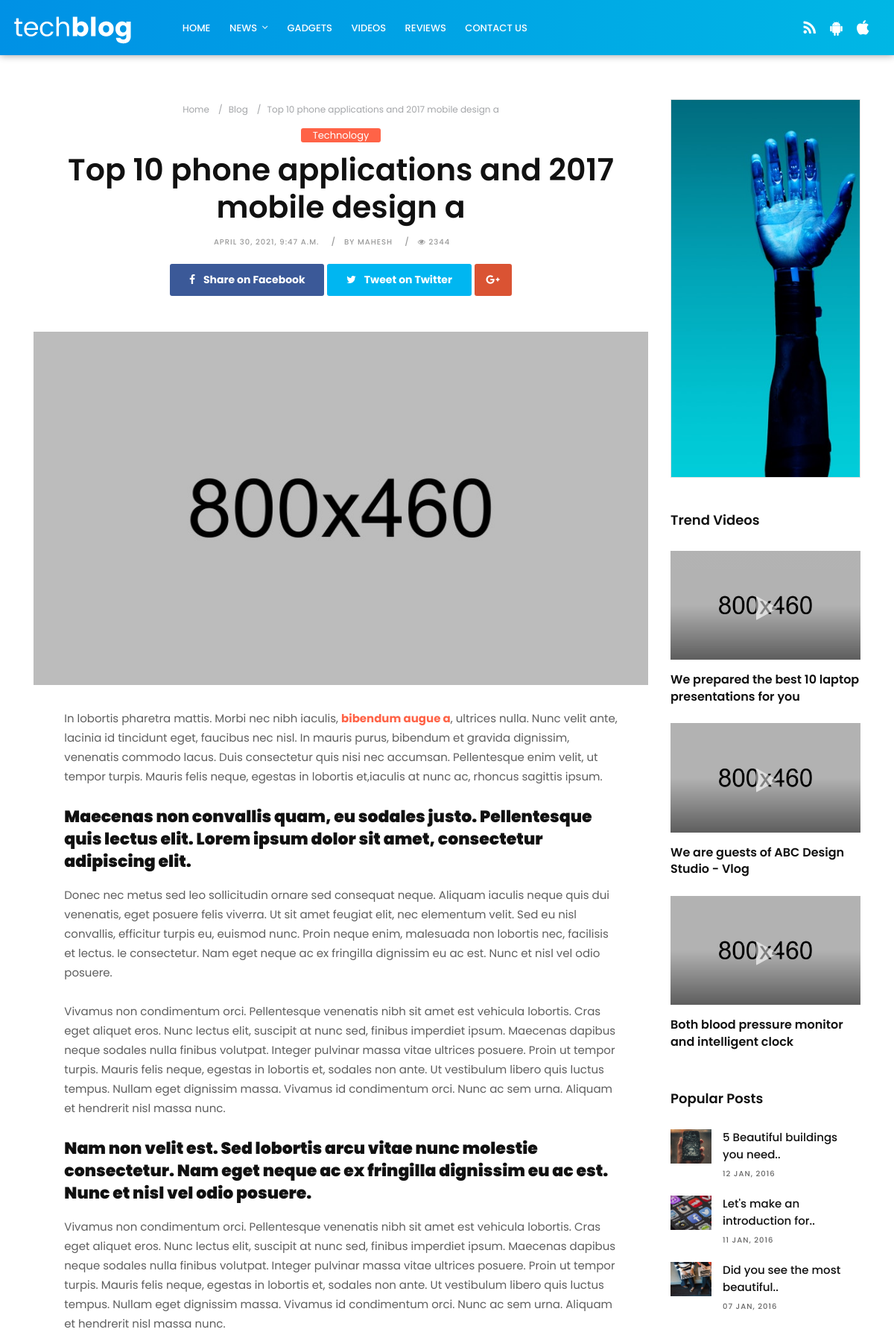
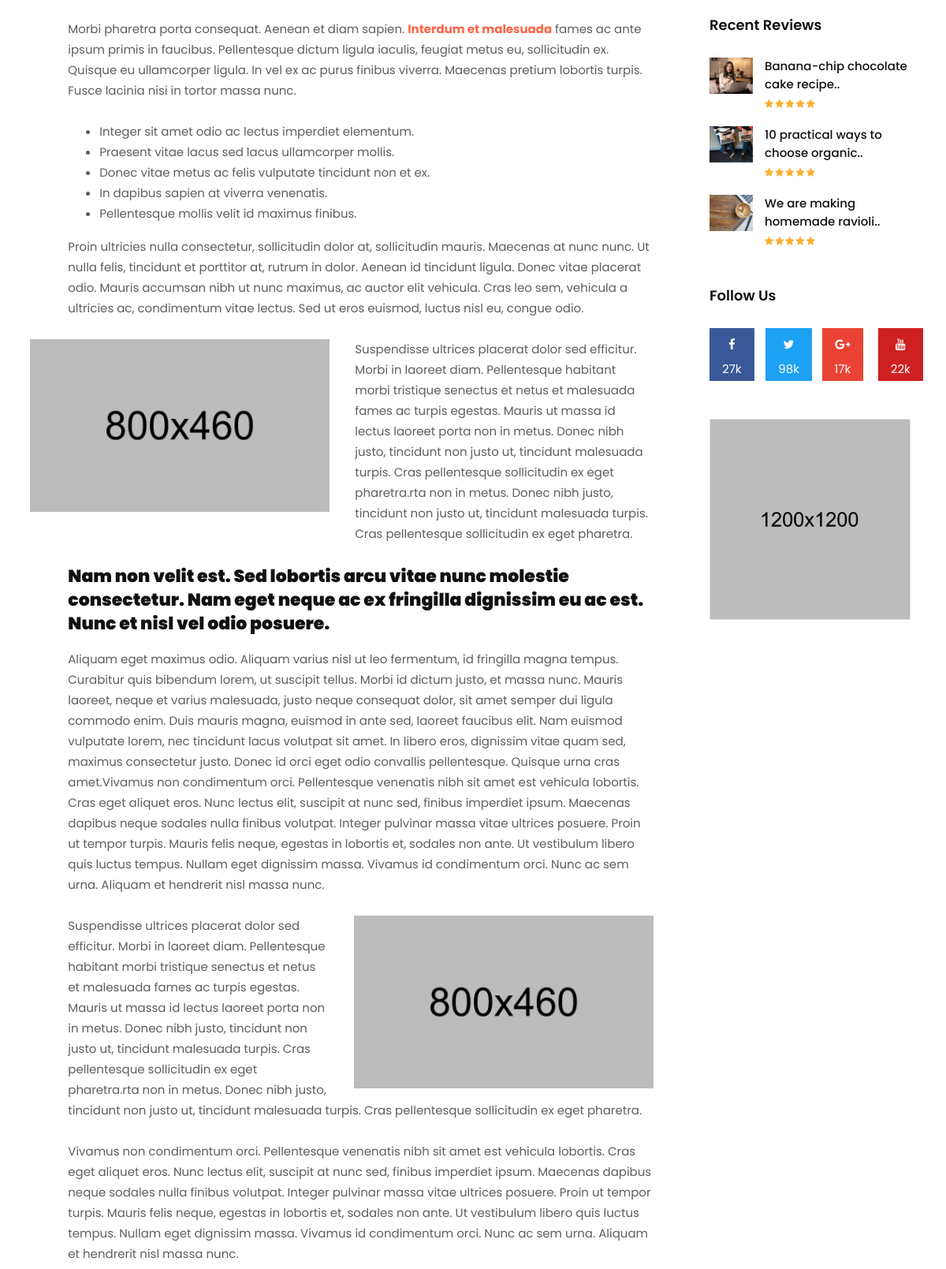
Screenshot of /2021/04/30/top-10-phone-applications-and-2017-mobile-design-a/ (upper part) with the database file from the repository (2 pictures, top to bottom).
### blogapp/models.py (models this page shows, shortened)
class Post(models.Model):
	STATUS_CHOICES = (('draft', 'Draft'), ('published', 'Published'))
	title = models.CharField(max_length = 50)
	slug = models.SlugField(max_length = 50, unique_for_date='publish')
	author = models.ForeignKey(User, related_name='blog_posts',  on_delete=models.CASCADE)
	body = RichTextField()
	publish = models.DateTimeField(default=timezone.now)
	created = models.DateTimeField(auto_now_add = True)
	updated = models.DateTimeField(auto_now = True)
	status = models.CharField(max_length = 50, choices= STATUS_CHOICES, default='draft')
	objects = CustomManager()
	Pimage = models.ImageField(null = True, blank = True, upload_to = "images/")
	tags = TaggableManager()
	class Meta:
		verbose_name = "Post"
		verbose_name_plural = "Posts"
		ordering = ('-publish',)
	def __str__(self):
		return self.title

### blogapp/views.py (the view)
# urls.py: re_path(r'^(?P<year>\d{4})/(?P<month>\d{2})/(?P<day>\d{2})/(?P<post>[-\w]+)/$',views.post_detail_view, name = 'post_detail'),
def post_detail_view(request, year, month, day, post):
	post = get_object_or_404(Post, slug = post, status= 'published', publish__year = year, publish__month=month, publish__day = day)
	print(post, 'this is post')
	my_dict = {'post': post}
	return render(request = request, template_name = 'blogapp/tech-single.html', context= my_dict)

### templates/blogapp/tech-single.html (shortened to what this page needs)
        {% extends "blogapp/tech-base.html" %}
        {% block content_block %}
        <section class="section single-wrapper">
            <div class="container">
                <div class="row">
                    <div class="col-lg-9 col-md-12 col-sm-12 col-xs-12">
                        <div class="page-wrapper">
                            <div class="blog-title-area text-center">
                                <ol class="breadcrumb hidden-xs-down">
                                    <li class="breadcrumb-item"><a href="{% url 'home' %}">Home</a></li>
                                    <li class="breadcrumb-item"><a href="#">Blog</a></li>
                                    <li class="breadcrumb-item active">{{ post.title }}</li>
                                </ol>
                                <span class="color-orange"><a href="tech-category-01.html" title="">Technology</a></span>
                                <h3> {{ post.title }} </h3>
                                <div class="blog-meta big-meta">
                                    <small><a href="tech-single.html" title="">{{ post.publish }}</a></small>
                                    <small><a href="tech-author.html" title="">by {{ post.author }}</a></small>
                                    <small><a href="#" title=""><i class="fa fa-eye"></i> 2344</a></small>
                                </div>
                                <div class="post-sharing">
                                    <ul class="list-inline">
                                        <li><a href="#" class="fb-button btn btn-primary"><i class="fa fa-facebook"></i> <span class="down-mobile">Share on Facebook</span></a></li>
                                        <li><a href="#" class="tw-button btn btn-primary"><i class="fa fa-twitter"></i> <span class="down-mobile">Tweet on Twitter</span></a></li>
                                        <li><a href="#" class="gp-button btn btn-primary"><i class="fa fa-google-plus"></i></a></li>
                                    </ul>
                                </div>
                            </div>
                            <div class="single-post-media">
                                <img src="upload/tech_menu_08.jpg" alt="" class="img-fluid">
                            </div>
                            <div class="blog-content">
                                <div class="pp">
                                    {{ post.body|safe }}
                                </div>
                            </div>
                        </div>
                    </div>
                    <div class="col-lg-3 col-md-12 col-sm-12 col-xs-12">
                        <div class="sidebar">
                            <div class="widget">
                                <div class="banner-spot clearfix">
                                    <div class="banner-img">
                                        <img src="upload/banner_07.jpg" alt="" class="img-fluid">
                                    </div>
                                </div>
                            </div>
                            <div class="widget">
                                <h2 class="widget-title">Trend Videos</h2>
                                <div class="trend-videos">
                                    <div class="blog-box">
                                        <div class="post-media">
                                            <a href="tech-single.html" title="">
                                                <img src="upload/tech_video_01.jpg" alt="" class="img-fluid">
                                                <div class="hovereffect">
                                                </div>
                                            </a>
                                        </div>
                                        <div class="blog-meta">
                                            <h4><a href="tech-single.html" title="">We prepared the best 10 laptop presentations for you</a></h4>
                                        </div>
                                    </div>
                                    <div class="blog-box">
                                        <div class="post-media">
                                            <a href="tech-single.html" title="">
                                                <img src="upload/tech_video_02.jpg" alt="" class="img-fluid">
                                                <div class="hovereffect">
                                                </div>
                                            </a>
                                        </div>
                                        <div class="blog-meta">
                                            <h4><a href="tech-single.html" title="">We are guests of ABC Design Studio - Vlog</a></h4>
                                        </div>
                                    </div>
                                    <div class="blog-box">
                                        <div class="post-media">
                                            <a href="tech-single.html" title="">
                                                <img src="upload/tech_video_03.jpg" alt="" class="img-fluid">
                                                <div class="hovereffect">
                                                </div>
                                            </a>
                                        </div>
                                        <div class="blog-meta">
                                            <h4><a href="tech-single.html" title="">Both blood pressure monitor and intelligent clock</a></h4>
                                        </div>
                                    </div>
                                </div>
                            </div>
                            <div class="widget">
                                <h2 class="widget-title">Popular Posts</h2>
                                <div class="blog-list-widget">
                                    <div class="list-group">
                                        <a href="tech-single.html" class="list-group-item list-group-item-action flex-column align-items-start">
                                            <div class="w-100 justify-content-between">
                                                <img src="upload/tech_blog_08.jpg" alt="" class="img-fluid float-left">
                                                <h5 class="mb-1">5 Beautiful buildings you need..</h5>
                                                <small>12 Jan, 2016</small>
                                            </div>
                                        </a>
                                        <a href="tech-single.html" class="list-group-item list-group-item-action flex-column align-items-start">
                                            <div class="w-100 justify-content-between">
                                                <img src="upload/tech_blog_01.jpg" alt="" class="img-fluid float-left">
                                                <h5 class="mb-1">Let's make an introduction for..</h5>
                                                <small>11 Jan, 2016</small>
                                            </div>
                                        </a>
                                        <a href="tech-single.html" class="list-group-item list-group-item-action flex-column align-items-start">
                                            <div class="w-100 last-item justify-content-between">
                                                <img src="upload/tech_blog_03.jpg" alt="" class="img-fluid float-left">
                                                <h5 class="mb-1">Did you see the most beautiful..</h5>
                                                <small>07 Jan, 2016</small>
                                            </div>
                                        </a>
                                    </div>
                                </div>
                            </div>
                            <div class="widget">
                                <h2 class="widget-title">Recent Reviews</h2>
                                <div class="blog-list-widget">
                                    <div class="list-group">
                                        <a href="tech-single.html" class="list-group-item list-group-item-action flex-column align-items-start">
                                            <div class="w-100 justify-content-between">
                                                <img src="upload/tech_blog_02.jpg" alt="" class="img-fluid float-left">
                                                <h5 class="mb-1">Banana-chip chocolate cake recipe..</h5>
                                                <span class="rating">
                                                    <i class="fa fa-star"></i>
                                                    <i class="fa fa-star"></i>
                                                    <i class="fa fa-star"></i>
                                                    <i class="fa fa-star"></i>
                                                    <i class="fa fa-star"></i>
                                                </span>
                                            </div>
                                        </a>
                                        <a href="tech-single.html" class="list-group-item list-group-item-action flex-column align-items-start">
                                            <div class="w-100 justify-content-between">
                                                <img src="upload/tech_blog_03.jpg" alt="" class="img-fluid float-left">
                                                <h5 class="mb-1">10 practical ways to choose organic..</h5>
                                                <span class="rating">
                                                    <i class="fa fa-star"></i>
                                                    <i class="fa fa-star"></i>
                                                    <i class="fa fa-star"></i>
                                                    <i class="fa fa-star"></i>
                                                    <i class="fa fa-star"></i>
                                                </span>
                                            </div>
                                        </a>
                                        <a href="tech-single.html" class="list-group-item list-group-item-action flex-column align-items-start">
                                            <div class="w-100 last-item justify-content-between">
                                                <img src="upload/tech_blog_07.jpg" alt="" class="img-fluid float-left">
                                                <h5 class="mb-1">We are making homemade ravioli..</h5>
                                                <span class="rating">
                                                    <i class="fa fa-star"></i>
                                                    <i class="fa fa-star"></i>
                                                    <i class="fa fa-star"></i>
                                                    <i class="fa fa-star"></i>
                                                    <i class="fa fa-star"></i>
                                                </span>
                                            </div>
                                        </a>
                                    </div>
                                </div>
                            </div>
                            <div class="widget">
                                <h2 class="widget-title">Follow Us</h2>
                                <div class="row text-center">
                                    <div class="col-lg-3 col-md-3 col-sm-3 col-xs-6">
                                        <a href="#" class="social-button facebook-button">
                                            <i class="fa fa-facebook"></i>
                                            <p>27k</p>
                                        </a>
                                    </div>
                                    <div class="col-lg-3 col-md-3 col-sm-3 col-xs-6">
                                        <a href="#" class="social-button twitter-button">
                                            <i class="fa fa-twitter"></i>
                                            <p>98k</p>
                                        </a>
                                    </div>
                                    <div class="col-lg-3 col-md-3 col-sm-3 col-xs-6">
                                        <a href="#" class="social-button google-button">
                                            <i class="fa fa-google-plus"></i>
                                            <p>17k</p>
                                        </a>
                                    </div>
                                    <div class="col-lg-3 col-md-3 col-sm-3 col-xs-6">
                                        <a href="#" class="social-button youtube-button">
                                            <i class="fa fa-youtube"></i>
                                            <p>22k</p>
                                        </a>
                                    </div>
                                </div>
                            </div>
                            <div class="widget">
                                <div class="banner-spot clearfix">
                                    <div class="banner-img">
                                        <img src="upload/banner_03.jpg" alt="" class="img-fluid">
                                    </div>
                                </div>
                            </div>
                        </div>
                    </div>
                </div>
            </div>
        </section>
    {% endblock content_block %}

### rows the page displays
Post: title "Top 10 phone applications and 2017 mobile design a", publish "APRIL 30, 2021, 9:47 A.M.", author "MAHESH", body "In lobortis pharetra mattis. Morbi nec nibh iaculis, bibendum augue a , ultrices nulla. Nunc velit ante, lacinia id tincidunt eget, faucibus nec nisl. In mauris purus, bibendum et gravida dignissim, venenatis commodo lacus. Duis consectetur quis nisi nec accumsan. Pellentesque enim velit, ut tempor turpis. Mauris felis neque, egestas in lobortis et,iaculis at nunc ac, rhoncus sagittis ipsum. Maecenas non convallis quam, eu sodales justo. Pellentesque quis lectus elit. Lorem ipsum dolor sit amet, consectetur adipiscing elit. Donec nec metus sed leo sollicitudin ornare sed consequat neque. Aliquam iaculis neque quis dui venenatis, eget posuere felis viverra. Ut sit amet feugiat elit, nec…", body (picture)
